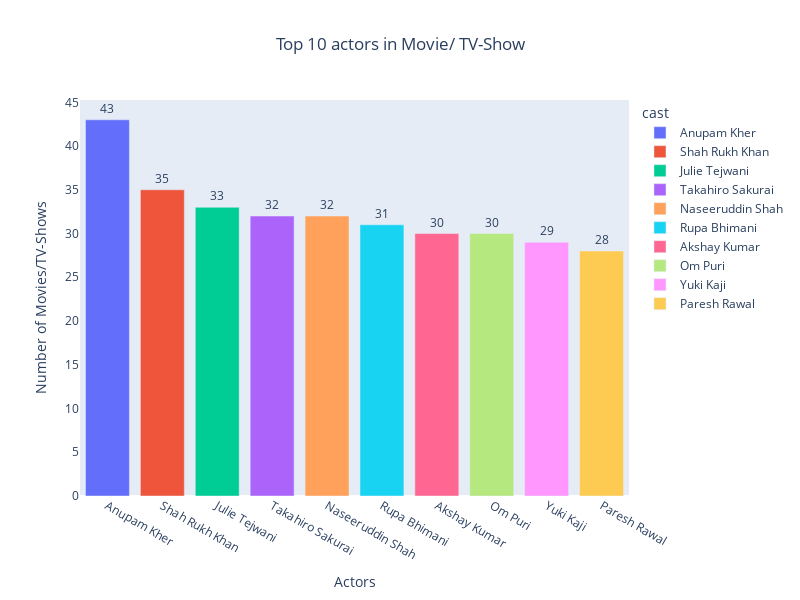

Source (notebook cell):
### Code cell
#visualizing it
fig = px.bar(Top10_actors, x= 'cast', y= 'count', title= 'Top 10 actors in Movie/ TV-Show', color= 'cast')
fig.update_layout(title_x = 0.5, yaxis= dict(title= 'Number of Movies/TV-Shows', showgrid= False),
                  xaxis= dict(title= 'Actors', showgrid= False),
                  width= 800, height= 600)
fig.update_traces(textposition = 'outside', texttemplate = '%{y}')
fig.show()

### Figure 1 — Plotly figure (JSON) as saved in the notebook; plotly's stock layout.template omitted (floating-point values rounded to 4 significant figures)
{"data": [{"alignmentgroup": "True", "hovertemplate": "cast=%{x}<br>count=%{y}<extra></extra>", "legendgroup": "Anupam Kher", "marker": {"color": "#636efa", "pattern": {"shape": ""}}, "name": "Anupam Kher", "offsetgroup": "Anupam Kher", "orientation": "v", "showlegend": true, "textposition": "outside", "texttemplate": "%{y}", "type": "bar", "x": ["Anupam Kher"], "xaxis": "x", "y": [43], "yaxis": "y"}, {"alignmentgroup": "True", "hovertemplate": "cast=%{x}<br>count=%{y}<extra></extra>", "legendgroup": "Shah Rukh Khan", "marker": {"color": "#EF553B", "pattern": {"shape": ""}}, "name": "Shah Rukh Khan", "offsetgroup": "Shah Rukh Khan", "orientation": "v", "showlegend": true, "textposition": "outside", "texttemplate": "%{y}", "type": "bar", "x": ["Shah Rukh Khan"], "xaxis": "x", "y": [35], "yaxis": "y"}, {"alignmentgroup": "True", "hovertemplate": "cast=%{x}<br>count=%{y}<extra></extra>", "legendgroup": "Julie Tejwani", "marker": {"color": "#00cc96", "pattern": {"shape": ""}}, "name": "Julie Tejwani", "offsetgroup": "Julie Tejwani", "orientation": "v", "showlegend": true, "textposition": "outside", "texttemplate": "%{y}", "type": "bar", "x": ["Julie Tejwani"], "xaxis": "x", "y": [33], "yaxis": "y"}, {"alignmentgroup": "True", "hovertemplate": "cast=%{x}<br>count=%{y}<extra></extra>", "legendgroup": "Takahiro Sakurai", "marker": {"color": "#ab63fa", "pattern": {"shape": ""}}, "name": "Takahiro Sakurai", "offsetgroup": "Takahiro Sakurai", "orientation": "v", "showlegend": true, "textposition": "outside", "texttemplate": "%{y}", "type": "bar", "x": ["Takahiro Sakurai"], "xaxis": "x", "y": [32], "yaxis": "y"}, {"alignmentgroup": "True", "hovertemplate": "cast=%{x}<br>count=%{y}<extra></extra>", "legendgroup": "Naseeruddin Shah", "marker": {"color": "#FFA15A", "pattern": {"shape": ""}}, "name": "Naseeruddin Shah", "offsetgroup": "Naseeruddin Shah", "orientation": "v", "showlegend": true, "textposition": "outside", "texttemplate": "%{y}", "type": "bar", "x": ["Naseeruddin Shah"], "xaxis": "x", "y": [32], "yaxis": "y"}, {"alignmentgroup": "True", "hovertemplate": "cast=%{x}<br>count=%{y}<extra></extra>", "legendgroup": "Rupa Bhimani", "marker": {"color": "#19d3f3", "pattern": {"shape": ""}}, "name": "Rupa Bhimani", "offsetgroup": "Rupa Bhimani", "orientation": "v", "showlegend": true, "textposition": "outside", "texttemplate": "%{y}", "type": "bar", "x": ["Rupa Bhimani"], "xaxis": "x", "y": [31], "yaxis": "y"}, {"alignmentgroup": "True", "hovertemplate": "cast=%{x}<br>count=%{y}<extra></extra>", "legendgroup": "Akshay Kumar", "marker": {"color": "#FF6692", "pattern": {"shape": ""}}, "name": "Akshay Kumar", "offsetgroup": "Akshay Kumar", "orientation": "v", "showlegend": true, "textposition": "outside", "texttemplate": "%{y}", "type": "bar", "x": ["Akshay Kumar"], "xaxis": "x", "y": [30], "yaxis": "y"}, {"alignmentgroup": "True", "hovertemplate": "cast=%{x}<br>count=%{y}<extra></extra>", "legendgroup": "Om Puri", "marker": {"color": "#B6E880", "pattern": {"shape": ""}}, "name": "Om Puri", "offsetgroup": "Om Puri", "orientation": "v", "showlegend": true, "textposition": "outside", "texttemplate": "%{y}", "type": "bar", "x": ["Om Puri"], "xaxis": "x", "y": [30], "yaxis": "y"}, {"alignmentgroup": "True", "hovertemplate": "cast=%{x}<br>count=%{y}<extra></extra>", "legendgroup": "Yuki Kaji", "marker": {"color": "#FF97FF", "pattern": {"shape": ""}}, "name": "Yuki Kaji", "offsetgroup": "Yuki Kaji", "orientation": "v", "showlegend": true, "textposition": "outside", "texttemplate": "%{y}", "type": "bar", "x": ["Yuki Kaji"], "xaxis": "x", "y": [29], "yaxis": "y"}, {"alignmentgroup": "True", "hovertemplate": "cast=%{x}<br>count=%{y}<extra></extra>", "legendgroup": "Paresh Rawal", "marker": {"color": "#FECB52", "pattern": {"shape": ""}}, "name": "Paresh Rawal", "offsetgroup": "Paresh Rawal", "orientation": "v", "showlegend": true, "textposition": "outside", "texttemplate": "%{y}", "type": "bar", "x": ["Paresh Rawal"], "xaxis": "x", "y": [28], "yaxis": "y"}], "layout": {"barmode": "relative", "height": 600, "legend": {"title": {"text": "cast"}, "tracegroupgap": 0}, "title": {"text": "Top 10 actors in Movie/ TV-Show", "x": 0.5}, "width": 800, "xaxis": {"anchor": "y", "categoryarray": ["Anupam Kher", "Shah Rukh Khan", "Julie Tejwani", "Takahiro Sakurai", "Naseeruddin Shah", "Rupa Bhimani", "Akshay Kumar", "Om Puri", "Yuki Kaji", "Paresh Rawal"], "categoryorder": "array", "domain": [0, 1], "showgrid": false, "title": {"text": "Actors"}}, "yaxis": {"anchor": "x", "domain": [0, 1], "showgrid": false, "title": {"text": "Number of Movies/TV-Shows"}}}}
